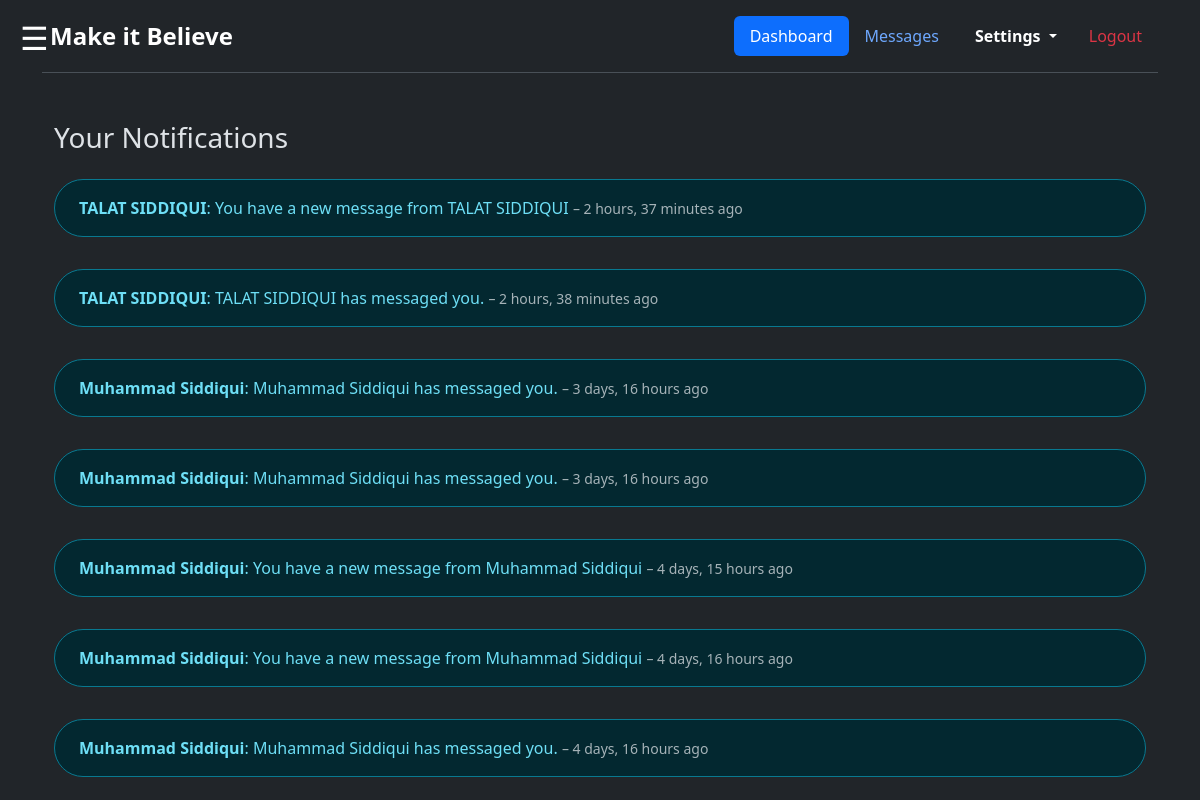
The app's page /notifications/ (signed in) with its own data.
### MIB/models.py (models this page shows, shortened)
class Notification(models.Model):
    recipient = models.ForeignKey(User, on_delete=models.CASCADE, related_name='notifications')
    sender = models.ForeignKey(User, on_delete=models.CASCADE, related_name='sent_notifications')
    message = models.TextField()
    link = models.URLField(blank=True, null=True)
    is_read = models.BooleanField(default=False)
    timestamp = models.DateTimeField(auto_now_add=True)

class CustomUser(AbstractUser):
    ACCOUNT_TYPES = [
        ('user', 'User Account'),
        ('expert', 'Expert Account'),
    ]
    full_name = models.CharField(max_length=100)
    account_type = models.CharField(max_length=10, choices=ACCOUNT_TYPES)

### MIB/views.py (the view)
# urls.py: path('notifications/', views.notification_list, name='notification_list'),
@login_required(login_url='login')
def notification_list(request):
    notifications = request.user.notifications.order_by('-timestamp')  # assumes related_name='notifications'
    notifications.update(is_read=True)
    return render(request, 'notification.html', {
        'notifications': notifications
    })

### templates/notification.html
{% extends 'base3.html' %}
{% load static %}
{% block content %}
<div class="container mt-5">
  <h3 class="mb-4">Your Notifications</h3>
  {% if notifications %}
    <div class="d-flex flex-column gap-3">
      {% for notif in notifications %}
        <div class="alert alert-info d-flex justify-content-between align-items-center rounded-pill px-4">
          <div>
            <strong>{{ notif.sender.full_name }}</strong>: {{ notif.message }}
            <small class="text-muted">– {{ notif.timestamp|timesince }} ago</small>
          </div>
        </div>
      {% endfor %}
    </div>
  {% else %}
    <p class="text-muted">No notifications to show.</p>
  {% endif %}
</div>
{% endblock %}

### templates/base3.html (style rules this page uses)
body { transition: margin-left 0.5s ease; }

### records on screen
Notification: sender.full_name "TALAT SIDDIQUI", message "You have a new message from TALAT SIDDIQUI", timestamp "2 hours, 37 minutes"
Notification: sender.full_name "TALAT SIDDIQUI", message "TALAT SIDDIQUI has messaged you.", timestamp "2 hours, 38 minutes"
Notification: sender.full_name "Muhammad Siddiqui", message "Muhammad Siddiqui has messaged you.", timestamp "3 days, 16 hours"
Notification: sender.full_name "Muhammad Siddiqui", message "Muhammad Siddiqui has messaged you.", timestamp "3 days, 16 hours"
Notification: sender.full_name "Muhammad Siddiqui", message "You have a new message from Muhammad Siddiqui", timestamp "4 days, 15 hours"
Notification: sender.full_name "Muhammad Siddiqui", message "You have a new message from Muhammad Siddiqui", timestamp "4 days, 16 hours"
Notification: sender.full_name "Muhammad Siddiqui", message "Muhammad Siddiqui has messaged you.", timestamp "4 days, 16 hours"
